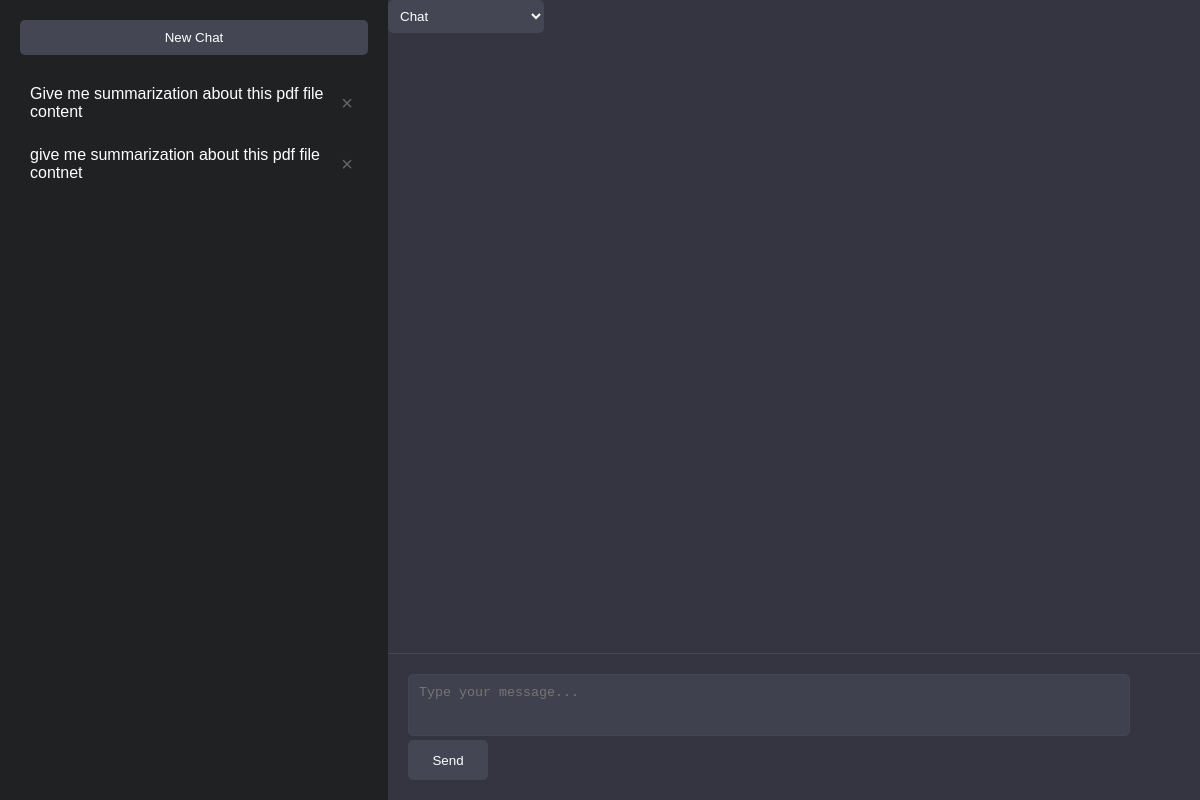
The app's page / (signed in) with its own data.
### chat/models.py (models this page shows)
class Chat(models.Model):
    title = models.CharField(max_length=200)
    created_at = models.DateTimeField(auto_now_add=True)
    user = models.ForeignKey(User, on_delete=models.CASCADE)
    chat_type = models.CharField(max_length=20, default='chat')
    files = models.FileField(upload_to='chat_files/', null=True, blank=True)

### chat/views.py (the view)
# urls.py: path('', views.index, name='index'),
@login_required
def index(request):
    chats = Chat.objects.filter(user=request.user).order_by('-created_at')
    return render(request, 'chat/index.html', {'chats': chats})

### chat/templates/chat/index.html (shortened to what this page needs)
<!DOCTYPE html>
<html lang="en">
<head>
    <link rel="stylesheet" href="/static/css/style.css">
</head>
<body>
    <div class="container">
        <div class="chat-history">
            <button id="new-chat" class="new-chat-btn">New Chat</button>
            <div class="history-list">
                {% for chat in chats %}
                <div class="history-item" data-chat-id="{{ chat.id }}">
                    {{ chat.title }}
                </div>
                {% endfor %}
            </div>
        </div>
        <div class="chat-progress">
            <div class="chat-type-selector">
                <select id="chat-type">
                    <option value="chat">Chat</option>
                </select>
            </div>
            <div id="chat-container"></div>
        </div>
    </div>
</body>
</html>

### static/css/style.css (style rules this page uses)
body { margin: 0; padding: 0; font-family: Arial, sans-serif; }
.container { display: flex; height: 100vh; }
.chat-history { width: 30%; background-color: #202123; color: white; padding: 20px; overflow-y: auto; }
.chat-progress { width: 70%; background-color: #343541; color: white; display: flex; flex-direction: column; position: relative; }
.new-chat-btn { width: 100%; padding: 10px; background-color: #444654; color: white; border: none; border-radius: 5px; cursor: pointer; margin-bottom: 20px; }
.history-item { padding: 10px; margin-bottom: 5px; cursor: pointer; border-radius: 5px; }
.chat-type-selector { margin-bottom: 20px; }
.chat-type-selector select { padding: 8px; background-color: #444654; color: white; border: none; border-radius: 5px; }
#chat-container { flex-grow: 1; overflow-y: auto; padding: 5px; margin-bottom: 200px; }

### records on screen
Chat: title "Give me summarization about this pdf file content"
Chat: title "give me summarization about this pdf file contnet"
